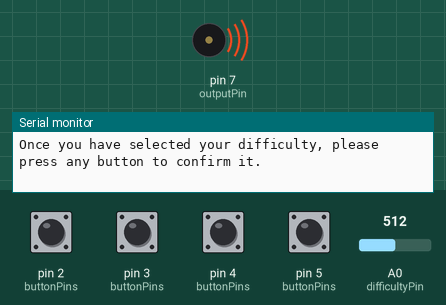
This sketch was run on a simulated Arduino Uno, built with avr-gcc and run on an emulated ATmega328P. Parts: buzzer (waves = sounding), the last lines printed to the serial monitor. The inputs (shaded band) are chosen by the test bench; at power-on: pin 2 (buttonPins), pin 3 (buttonPins), pin 4 (buttonPins), pin 5 (buttonPins) HIGH, A0 (difficultyPin) = 512.

Above: at 1.4 s.
1.5 s: A0 (difficultyPin) set to 716
At 3.0 s:
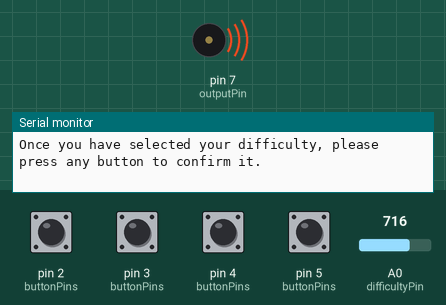
4.7 s: pin 2 (buttonPins) pulled LOW for 1.2 s
At 5.6 s:
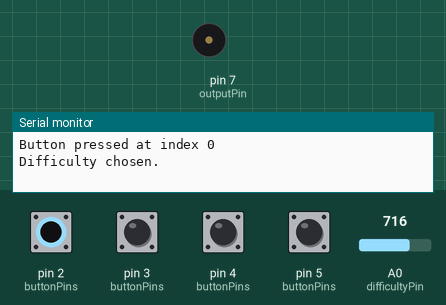
Timing chart, 0 to 7.7 s (numbered marks = the images above; inputs shaded):
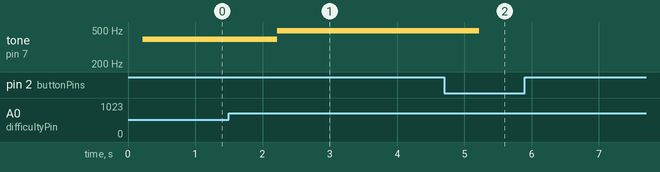

The sketch:

SimonSays.ino
```cpp
//#include <SSControlUnit.h>
#include <SSInputUnit.h>
#include <SSOutputUnit.h>
#include <Basic_Input.h>
#include <Buzzer.h>


int buttonPins[5] = {2,3,4,5,6};
int outputPin = 7;
int difficultyPin = A0;
int userSize = 4;
outputUnit outputControl(outputPin);
inputUnit inputControl(userSize);
bool initialTest = false;
bool difficultySelected = false;


void setup() {
  Serial.begin(9600);
  //setting all the digital pins.
  inputControl.setDigitalPins(buttonPins);
  inputControl.setPotentiometer(difficultyPin);
  //now all the pins have been set.
  outputControl.startGameMessage();
}

void loop() {
  int buttonPressed;
  /*
  //testing whether the pins can make a sound.
  if(!initialTest){
    for(int i =0; i < userSize; i++){
       outputControl.playSound(i);
       delay(1000);
    }
    initialTest = !initialTest;
    Serial.println("Audio tests finished");
  }
  */
  //update clocks
  inputControl.update();
  outputControl.update();
  //check if any button has been pressed
  if(!difficultySelected){
    outputControl.playSound(inputControl.setDifficultyPin()-1);
    inputControl.readBinaryInputs();
    if(inputControl.returnPressedButton()>=0){
      Serial.println("Difficulty chosen.");
      difficultySelected = true;
      delay(1000);
    };
  }

  else{
    inputControl.readBinaryInputs();
    //assign it a variable
    buttonPressed = inputControl.returnPressedButton();
    //play sound based on which button was pressed.

    if(buttonPressed >=0){
       outputControl.playFeedbackSound(buttonPressed);

    }
  }


}


/*
buzzer myBuzzer;
int buzzerPin = 3;
int pitchIncrement = 100;

void setup() {
  Serial.begin(9600);
  pinMode(buzzerPin, OUTPUT);
  myBuzzer.setup_buzzer(buzzerPin);

}

void loop() {
  myBuzzer.switch_on();
  delay(1000);
  myBuzzer.switch_off();
  //myBuzzer.set_pitch(myBuzzer.get_pitch()+pitchIncrement);
  delay(1000);


}
*/
```

Measured:
- after the input at 1.5 s, tone on pin 7 (outputPin): 392 Hz → 493 Hz after 0.72 s
- after the input at 4.7 s, tone on pin 7 (outputPin): 493 Hz → silent after 0.52 s
